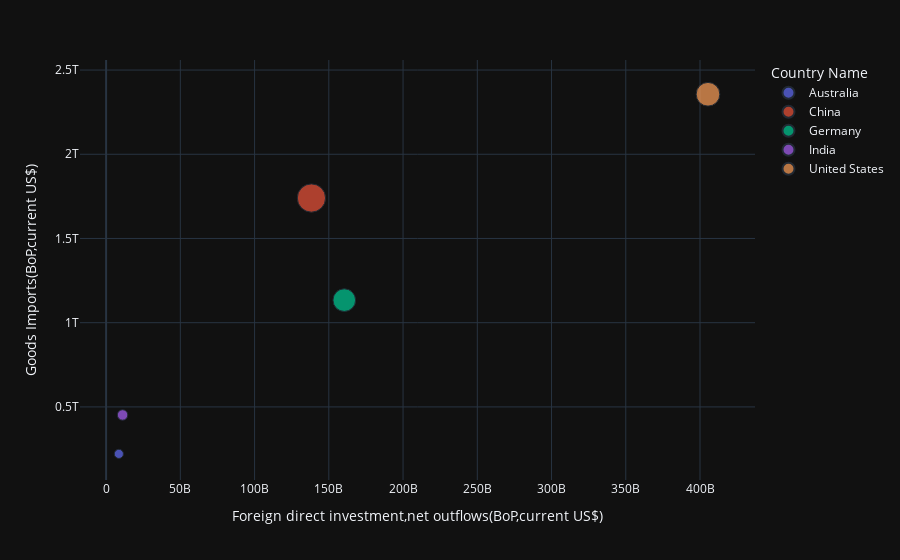

Write notebook code for a chart like this one.
### Code cell
import pandas as pd
import plotly.express as px
import seaborn
import plotly.io as pio

pio.templates.default = "plotly_dark"

df_2017 = df[df["Year"]==2017]
fig = px.scatter(data_frame=df_2017, x="Foreign direct investment,net outflows(BoP,current US$) ", y="Goods Imports(BoP,current US$) ",size="Size", color="Country Name" )
fig.show()

### Figure 1 — Plotly figure (JSON) as saved in the notebook; plotly's stock layout.template omitted (floating-point values rounded to 4 significant figures)
{"data": [{"hovertemplate": "Country Name=Australia<br>Foreign direct investment,net outflows(BoP,current US$) =%{x}<br>Goods Imports(BoP,current US$) =%{y}<br>Size=%{marker.size}<extra></extra>", "legendgroup": "Australia", "marker": {"color": "#636efa", "size": [231600000000.0], "sizemode": "area", "sizeref": 5541000000.0, "symbol": "circle"}, "mode": "markers", "name": "Australia", "orientation": "v", "showlegend": true, "type": "scatter", "x": [8595000000.0], "xaxis": "x", "y": [221100000000.0], "yaxis": "y"}, {"hovertemplate": "Country Name=China<br>Foreign direct investment,net outflows(BoP,current US$) =%{x}<br>Goods Imports(BoP,current US$) =%{y}<br>Size=%{marker.size}<extra></extra>", "legendgroup": "China", "marker": {"color": "#EF553B", "size": [2216000000000.0], "sizemode": "area", "sizeref": 5541000000.0, "symbol": "circle"}, "mode": "markers", "name": "China", "orientation": "v", "showlegend": true, "type": "scatter", "x": [138300000000.0], "xaxis": "x", "y": [1740000000000.0], "yaxis": "y"}, {"hovertemplate": "Country Name=Germany<br>Foreign direct investment,net outflows(BoP,current US$) =%{x}<br>Goods Imports(BoP,current US$) =%{y}<br>Size=%{marker.size}<extra></extra>", "legendgroup": "Germany", "marker": {"color": "#00cc96", "size": [1420000000000.0], "sizemode": "area", "sizeref": 5541000000.0, "symbol": "circle"}, "mode": "markers", "name": "Germany", "orientation": "v", "showlegend": true, "type": "scatter", "x": [160400000000.0], "xaxis": "x", "y": [1134000000000.0], "yaxis": "y"}, {"hovertemplate": "Country Name=India<br>Foreign direct investment,net outflows(BoP,current US$) =%{x}<br>Goods Imports(BoP,current US$) =%{y}<br>Size=%{marker.size}<extra></extra>", "legendgroup": "India", "marker": {"color": "#ab63fa", "size": [304100000000.0], "sizemode": "area", "sizeref": 5541000000.0, "symbol": "circle"}, "mode": "markers", "name": "India", "orientation": "v", "showlegend": true, "type": "scatter", "x": [11090000000.0], "xaxis": "x", "y": [452200000000.0], "yaxis": "y"}, {"hovertemplate": "Country Name=United States<br>Foreign direct investment,net outflows(BoP,current US$) =%{x}<br>Goods Imports(BoP,current US$) =%{y}<br>Size=%{marker.size}<extra></extra>", "legendgroup": "United States", "marker": {"color": "#FFA15A", "size": [1557004000000], "sizemode": "area", "sizeref": 5541000000.0, "symbol": "circle"}, "mode": "markers", "name": "United States", "orientation": "v", "showlegend": true, "type": "scatter", "x": [405376000000], "xaxis": "x", "y": [2356344000000], "yaxis": "y"}], "layout": {"legend": {"itemsizing": "constant", "title": {"text": "Country Name"}, "tracegroupgap": 0}, "margin": {"t": 60}, "xaxis": {"anchor": "y", "domain": [0, 1], "title": {"text": "Foreign direct investment,net outflows(BoP,current US$) "}}, "yaxis": {"anchor": "x", "domain": [0, 1], "title": {"text": "Goods Imports(BoP,current US$) "}}}}
